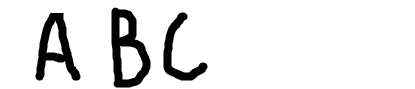
#> input picture example.png, 415 x 89 px
$ python test.py
#> lines starting #> are read from the running program, lines starting #| are printed output that depends on the picture
import cv2
import matplotlib.pyplot as plt

# Load the image
image = cv2.imread('example.png', cv2.IMREAD_GRAYSCALE)
#> image is the input picture: shape (89, 415); min 0, max 255, mean 229.8

# Invert colors
inverted_image = cv2.bitwise_not(image)
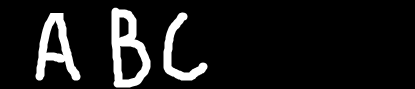
#> inverted_image: shape (89, 415); min 0, max 255, mean 25.2

# Display using matplotlib
plt.imshow(inverted_image, cmap='gray')
plt.title("Inverted Image")
plt.axis('off')
plt.show()
